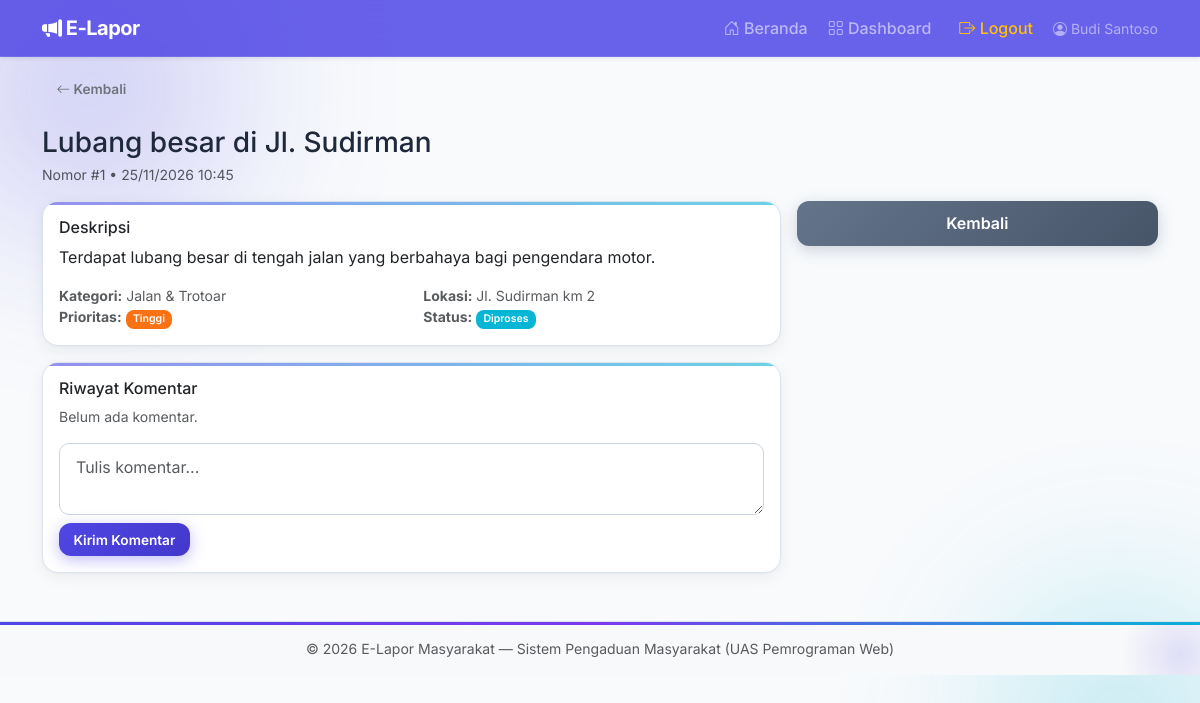
Screenshot of /user/tiket_detail.php?id=1 (signed in) with the database file from the repository.
### tables this page shows
CREATE TABLE tickets (
    id           INT AUTO_INCREMENT PRIMARY KEY,
    user_id      INT NOT NULL,
    category_id  INT NOT NULL,
    judul        VARCHAR(150) NOT NULL,
    deskripsi    TEXT NOT NULL,
    lokasi       VARCHAR(255) DEFAULT NULL,
    prioritas    ENUM('Rendah','Sedang','Tinggi','Darurat') NOT NULL DEFAULT 'Sedang',
    status       ENUM('Baru','Diproses','Selesai','Ditolak') NOT NULL DEFAULT 'Baru',
    created_at   TIMESTAMP DEFAULT CURRENT_TIMESTAMP,
    updated_at   TIMESTAMP DEFAULT CURRENT_TIMESTAMP ON UPDATE CURRENT_TIMESTAMP,
    FOREIGN KEY (user_id)     REFERENCES users(id)      ON DELETE CASCADE,
    FOREIGN KEY (category_id) REFERENCES categories(id) ON DELETE RESTRICT
);

CREATE TABLE categories (
    id          INT AUTO_INCREMENT PRIMARY KEY,
    nama        VARCHAR(60) NOT NULL UNIQUE,
    deskripsi   VARCHAR(255) DEFAULT NULL,
    icon        VARCHAR(40) DEFAULT 'bi-exclamation-circle',
    created_at  TIMESTAMP DEFAULT CURRENT_TIMESTAMP
);

### includes/auth.php (called while the page is built, shortened)
<?php
function current_user(): ?array {
    return $_SESSION['user'] ?? null;
}
function is_admin(): bool {
    return isset($_SESSION['user']) && $_SESSION['user']['role'] === 'admin';
}
function h(string $s): string {
    return htmlspecialchars($s, ENT_QUOTES, 'UTF-8');
}

### user/tiket_detail.php (the view, shortened to what this page needs)
<?php
require_once __DIR__ . '/../config/koneksi.php';
require_once __DIR__ . '/../includes/auth.php';
$uid = (int) current_user()['id'];
$id = (int)($_GET['id'] ?? 0);
$t = mysqli_fetch_assoc(mysqli_query($konek, "SELECT t.*, c.nama AS kategori FROM tickets t JOIN categories c ON c.id=t.category_id WHERE t.id=$id AND t.user_id=$uid"));
$comments = mysqli_query($konek, "SELECT cm.*, u.nama, u.role FROM ticket_comments cm JOIN users u ON u.id=cm.user_id WHERE cm.ticket_id=$id ORDER BY cm.created_at ASC");
include __DIR__ . '/../includes/header.php';
?>
<h3 class="mb-1"><?= h($t['judul']) ?></h3>
<p class="text-muted small mb-3">Nomor #<?= (int)$t['id'] ?> &bull; <?= date('d/m/Y H:i', strtotime($t['created_at'])) ?></p>
<div class="row g-3">
  <div class="col-md-8">
    <div class="card p-3 mb-3">
      <h6>Deskripsi</h6>
      <p><?= nl2br(h($t['deskripsi'])) ?></p>
      <div class="row small text-muted">
        <div class="col-md-6"><strong>Kategori:</strong> <?= h($t['kategori']) ?></div>
        <div class="col-md-6"><strong>Lokasi:</strong> <?= h($t['lokasi'] ?: '-') ?></div>
        <div class="col-md-6"><strong>Prioritas:</strong> <span class="badge badge-prio-<?= h($t['prioritas']) ?>"><?= h($t['prioritas']) ?></span></div>
        <div class="col-md-6"><strong>Status:</strong> <span class="badge badge-status-<?= h($t['status']) ?>"><?= h($t['status']) ?></span></div>
      </div>
    </div>
    <div class="card p-3">
      <h6>Riwayat Komentar</h6>
      <?php $ada=false; while ($c = mysqli_fetch_assoc($comments)): $ada=true; ?>
      <?php endwhile; if (!$ada): ?>
        <p class="text-muted small mb-0">Belum ada komentar.</p>
      <?php endif; ?>
      <?php if (!is_admin()): ?>
      <form method="post" class="mt-3">
        <textarea name="komentar" class="form-control mb-2" rows="2" placeholder="Tulis komentar..."></textarea>
        <button class="btn btn-sm btn-primary">Kirim Komentar</button>
      </form>
      <?php endif; ?>
    </div>
  </div>
  <div class="col-md-4">
    <a href="dashboard.php" class="btn btn-secondary w-100 mb-2">Kembali</a>
  </div>
</div>
<?php include __DIR__ . '/../includes/footer.php'; ?>

### assets/css/style.css (style rules this page uses)
:root { --brand: #4f46e5; --brand-dark: #4338ca; --brand-light: #818cf8; --accent: #06b6d4; --bg: #f8fafc; --card: #ffffff; --text: #1e293b; --muted: #64748b; --border: #e2e8f0; --shadow: 0 10px 30px rgba(79,70,229,.08); --shadow-hover: 0 20px 40px rgba(79,70,229,.15); --radius: 16px; }
* { transition: background-color .3s ease, color .3s ease, border-color .3s ease; }
body { background: var(--bg); color: var(--text); font-family: 'Inter', 'Segoe UI', system-ui, -apple-system, sans-serif; min-height: 100vh; position: relative; overflow-x: hidden; }
body::before, body::after { content: ''; position: fixed; border-radius: 50%; filter: blur(80px); opacity: .35; z-index: 0; pointer-events: none; animation: floatBlob 12s ease-in-out infinite; }
body::before { width: 420px; height: 420px; background: radial-gradient(circle, #4f46e5, transparent 70%); top: -120px; left: -120px; }
body::after { width: 360px; height: 360px; background: radial-gradient(circle, #06b6d4, transparent 70%); bottom: -100px; right: -100px; animation-delay: -6s; }
.card { padding: 0; }
.card { background: var(--card); border: 1px solid var(--border); border-radius: var(--radius); box-shadow: var(--shadow); transition: transform .3s ease, box-shadow .3s ease; overflow: hidden; position: relative; }
.card::before { content: ''; position: absolute; top: 0; left: 0; right: 0; height: 3px; background: linear-gradient(90deg, var(--brand), var(--accent)); opacity: .6; }
[data-theme="light"] .card, :root .card { border: 1.5px solid #dbe3ee; box-shadow: 0 4px 16px rgba(15,23,42,.06), 0 1px 3px rgba(15,23,42,.04); }
[data-theme="light"] .form-control, [data-theme="light"] .form-select, :root .form-control, :root .form-select { border: 1.5px solid #cbd5e1; background: #fff; }
.card::after { content: ''; position: absolute; inset: 0; background: radial-gradient(circle at top right, rgba(79,70,229,.06), transparent 60%); opacity: 0; transition: opacity .3s ease; pointer-events: none; }
.btn { border-radius: 12px; font-weight: 600; padding: .65rem 1.3rem; transition: all .3s cubic-bezier(.4,0,.2,1); position: relative; overflow: hidden; border: none; transform: translateZ(0); }
.btn::before { content: ''; position: absolute; top: 50%; left: 50%; width: 0; height: 0; border-radius: 50%; background: rgba(255,255,255,.35); transform: translate(-50%, -50%); transition: width .5s, height .5s; }
.btn-primary { background: linear-gradient(135deg, var(--brand), var(--brand-dark)); box-shadow: 0 4px 15px rgba(79,70,229,.35); }
.btn-secondary { background: linear-gradient(135deg, #64748b, #475569); box-shadow: 0 4px 15px rgba(100,116,139,.3); }
.btn-sm { padding: .4rem .9rem; font-size: .85rem; }
.badge { border-radius: 8px; padding: .4em .7em; font-weight: 600; }
.badge-status-Diproses { background: #06b6d4; color: #fff; }
.badge-prio-Tinggi { background: #f97316; }
.form-control, .form-select { border-radius: 10px; border: 1.5px solid var(--border); padding: .7rem 1rem; background: var(--card); color: var(--text); }

### rows the page displays
tickets: judul "Lubang besar di Jl. Sudirman", id "1", created_at "25/11/2026 10:45", deskripsi "Terdapat lubang besar di tengah jalan yang berbahaya bagi pengendara motor.", category.nama "Jalan & Trotoar", lokasi "Jl. Sudirman km 2", prioritas "Tinggi", status "Diproses"

### other values shown
current_user()['nama'] "Budi Santoso"
